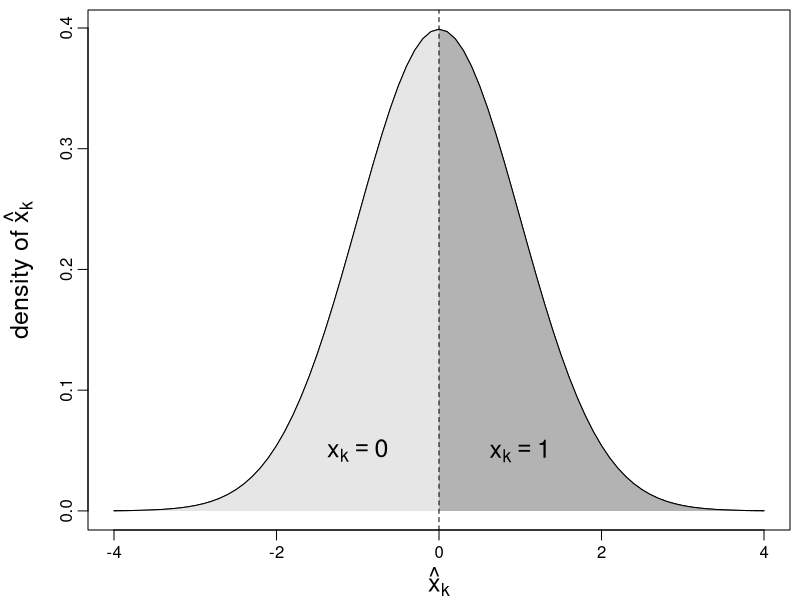

This figure's R source:
## ---- chunk 1
projdir <- gsub("/Slides", "", getwd())

knitr::knit_hooks$set(
  nospace = function(before, options, envir) {
    if (before) {
      knitr::asis_output("\\vspace*{-1.5ex}")
    }
  }
)


knitr::opts_chunk$set(echo = TRUE, nospace = TRUE, nospaceafter = TRUE,
                      fig.align = 'center', out.width = "100%")
## ---- chunk 2
par(mar = c(3.5, 4.4, 0.5, 0.5), mgp = c(2.5, 0.6, 0))
plot(seq(-4, 4, 0.1), dnorm(seq(-4, 4, 0.1)), type = "l", cex.lab = 1.5,
     xlab = expression(hat(x)[k]), ylab = expression(density~of~hat(x)[k]))
polygon(x = c(seq(-4, 0, 0.1), 0),
        y = c(dnorm(seq(-4, 0, 0.1)), 0), col = grey(0.9), border = 'transparent')
polygon(x = c(seq(4, 0, -0.1), 0),
        y = c(dnorm(seq(4, 0, -0.1)), 0), col = grey(0.7), border = 'transparent')
abline(v = 0, lty = 2)
lines(seq(-4, 4, 0.1), dnorm(seq(-4, 4, 0.1)))
text(x = -1, y = 0.05, label = bquote(x[k] == 0), cex = 1.5)
text(x = 1, y = 0.05, label = bquote(x[k] == 1), cex = 1.5)
